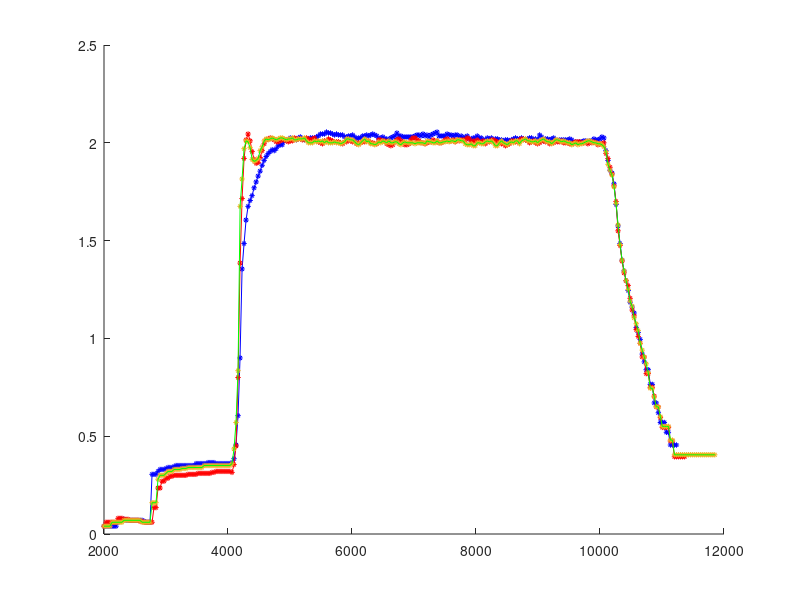

Source code (MATLAB):
close all;
clear all;
clear home;
clc;

Step1 = csvread('step1.csv');
Step2 = csvread('step2.csv');
PureP1 = csvread('pureP1.csv');
PureP2 = csvread('pureP2.csv');
PwithFF1 = csvread('feedFW1.csv');
PwithFF2 = csvread('feedFW2.csv');
%Ptest = csvread('Ptest.csv'); Yesterday = to fast
% = csvread('noP1.csv');
%data1 = csvread('noP1.csv');

%scatter(Step1(:,6),(Step1(:,5)+Step1(:,4))/2);
%hold;
scatter(Step2(:,6),(Step2(:,5)+Step2(:,4))/2, 15,'b','*') 
hold
plot(Step2(:,6),(Step2(:,5)+Step2(:,4))/2, 'b')

%hold;
%scatter(Step1(:,6),Step1(:,4));
%scatter(Step2(:,6),Step2(:,4));
%hold
%scatter(PureP1(:,6),PureP1(:,4));
%hold
%scatter(PureP2(:,6),PureP2(:,4));
%hold
%scatter(PwithFF1(:,6),PwithFF1(:,4));
scatter(PwithFF2(:,6),(PwithFF2(:,4)+PwithFF2(:,5))/2,15,'r', '*')
plot(PwithFF2(:,6),(PwithFF2(:,4)+PwithFF2(:,5))/2,'r')

scatter(PwithFF1(:,6),(PwithFF1(:,4)+PwithFF1(:,5))/2,15,'green', '*')
plot(PwithFF1(:,6),(PwithFF1(:,4)+PwithFF1(:,5))/2,'green')